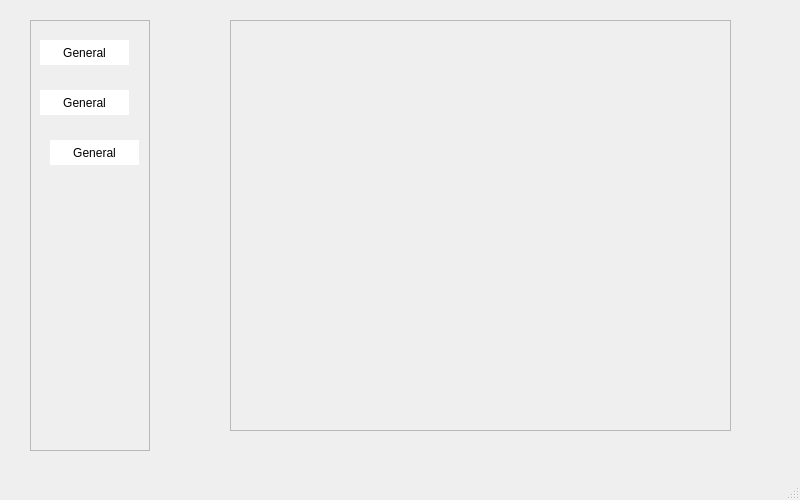
<?xml version="1.0" encoding="UTF-8"?>
<ui version="4.0">
 <class>MainWindow</class>
 <widget class="QMainWindow" name="MainWindow">
  <property name="geometry">
   <rect>
    <x>0</x>
    <y>0</y>
    <width>800</width>
    <height>500</height>
   </rect>
  </property>
  <property name="minimumSize">
   <size>
    <width>800</width>
    <height>500</height>
   </size>
  </property>
  <property name="maximumSize">
   <size>
    <width>800</width>
    <height>500</height>
   </size>
  </property>
  <property name="windowTitle">
   <string>MainWindow</string>
  </property>
  <widget class="QWidget" name="centralwidget">
   <widget class="QFrame" name="frame">
    <property name="geometry">
     <rect>
      <x>30</x>
      <y>20</y>
      <width>120</width>
      <height>431</height>
     </rect>
    </property>
    <property name="minimumSize">
     <size>
      <width>120</width>
      <height>0</height>
     </size>
    </property>
    <property name="maximumSize">
     <size>
      <width>120</width>
      <height>16777215</height>
     </size>
    </property>
    <property name="frameShape">
     <enum>QFrame::StyledPanel</enum>
    </property>
    <property name="frameShadow">
     <enum>QFrame::Raised</enum>
    </property>
    <widget class="QPushButton" name="pushButton">
     <property name="geometry">
      <rect>
       <x>10</x>
       <y>20</y>
       <width>89</width>
       <height>25</height>
      </rect>
     </property>
     <property name="styleSheet">
      <string notr="true">QPushButton{
	background-color: rgb(255, 255, 255);
    border: 0px s;
}

QPushButton:hover{
	background-color: rgb(243, 243, 243);
}

QPushButton:checked{
  background-color: rgb(233, 84, 32);
	color: rgb(255, 255, 255);
}
</string>
     </property>
     <property name="text">
      <string>General</string>
     </property>
     <property name="checkable">
      <bool>true</bool>
     </property>
    </widget>
    <widget class="QPushButton" name="pushButton_2">
     <property name="geometry">
      <rect>
       <x>10</x>
       <y>70</y>
       <width>89</width>
       <height>25</height>
      </rect>
     </property>
     <property name="styleSheet">
      <string notr="true">QPushButton{
	background-color: rgb(255, 255, 255);
    border: 0px s;
}

QPushButton:hover{
	background-color: rgb(243, 243, 243);
}

QPushButton:checked{
  background-color: rgb(233, 84, 32);
	color: rgb(255, 255, 255);
}
</string>
     </property>
     <property name="text">
      <string>General</string>
     </property>
     <property name="checkable">
      <bool>true</bool>
     </property>
    </widget>
    <widget class="QPushButton" name="pushButton_3">
     <property name="geometry">
      <rect>
       <x>20</x>
       <y>120</y>
       <width>89</width>
       <height>25</height>
      </rect>
     </property>
     <property name="styleSheet">
      <string notr="true">QPushButton{
	background-color: rgb(255, 255, 255);
    border: 0px s;
}

QPushButton:hover{
	background-color: rgb(243, 243, 243);
}

QPushButton:checked{
  background-color: rgb(233, 84, 32);
	color: rgb(255, 255, 255);
}
</string>
     </property>
     <property name="text">
      <string>General</string>
     </property>
     <property name="checkable">
      <bool>true</bool>
     </property>
    </widget>
   </widget>
   <widget class="QStackedWidget" name="stackedWidget_2">
    <property name="geometry">
     <rect>
      <x>230</x>
      <y>20</y>
      <width>501</width>
      <height>411</height>
     </rect>
    </property>
    <property name="frameShape">
     <enum>QFrame::StyledPanel</enum>
    </property>
    <property name="frameShadow">
     <enum>QFrame::Raised</enum>
    </property>
    <widget class="QWidget" name="stackedWidget_2Page1" native="true"/>
   </widget>
  </widget>
  <widget class="QMenuBar" name="menubar">
   <property name="geometry">
    <rect>
     <x>0</x>
     <y>0</y>
     <width>800</width>
     <height>22</height>
    </rect>
   </property>
  </widget>
  <widget class="QStatusBar" name="statusbar"/>
 </widget>
 <resources/>
 <connections/>
</ui>
